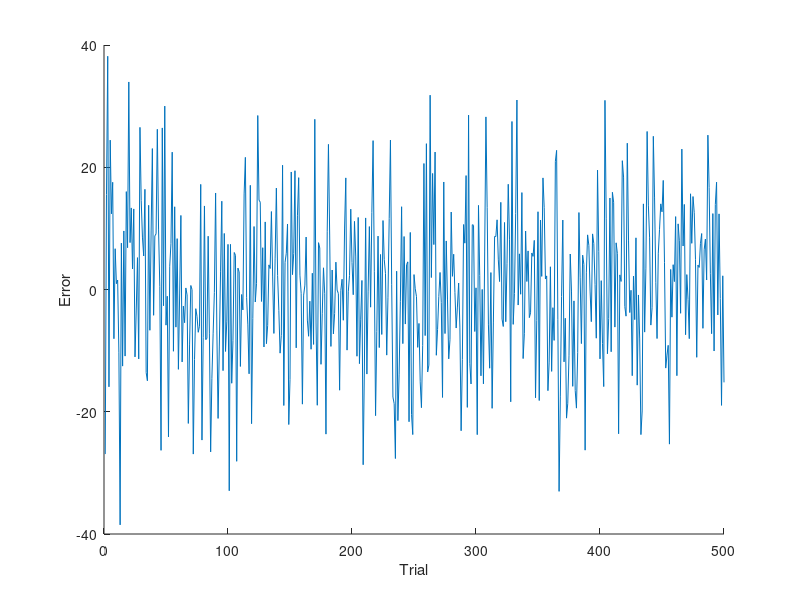
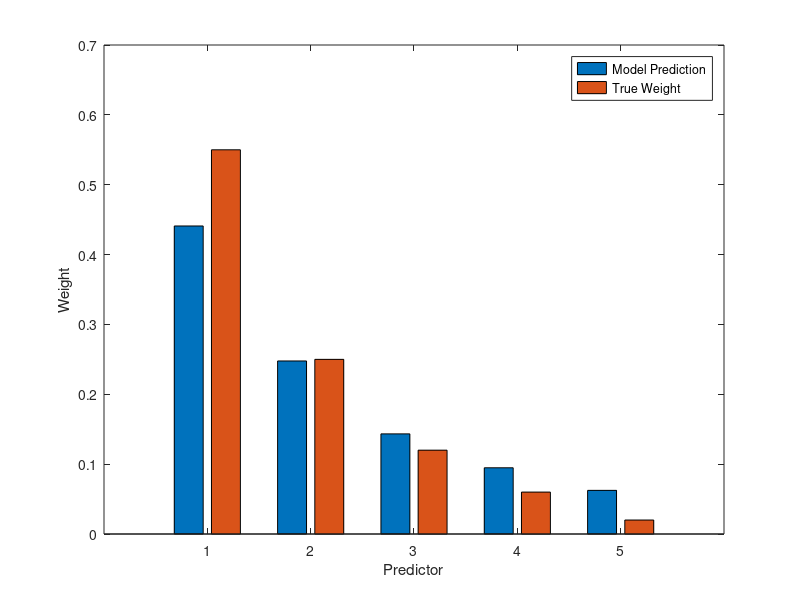

The MATLAB source for these figures, in order:
clear

%% Simulate exemplar
% In this simulation, we assume that agents make predictions by sampling
% the most similar instance they previously experienced, based on the
% euclidean distance between Xs

%% generative parameters ==================================================
% number of dimensions
D = 5;

% regression coefficients
beta = [.55; .25; .12; .06; .02];

% generative function for sampling stimuli 
% note stimulus values are between 0 and 100
gX = @() (rand(D,1))*100;

% noise function
nZ = @() 0 * randn(1);

% number of trials back people can remember
trial_mem = 20;


%% simulate ===============================================================
% initialize learning algorithm
theta = rand(D,1);

T = 500;

 for t = 1:T
     
    % sample X for this trial
    X = gX();
    
    %compute prediction
    if t > 1 && t < trial_mem
        dist = sqrt(sum((x_store - X).^2));
        Rhat = correct_response_store(dist == min(dist));
    elseif t > trial_mem
       dist = sqrt(sum((x_store - X).^2));
       Rhat = correct_response_store(dist == min(dist(t-trial_mem:t-1))); 
    else
        Rhat = 50 + 10*randn(1);
    end
    
    %store Rhats
    Rhat_store(:,t) = Rhat;
    
    %store X's
    x_store(:,t) = X;
    
    %add correct response to store
    correct_response = beta' * X + nZ();
    correct_response_store(t) = correct_response;
    
    %store error
    error = Rhat - correct_response;
    error_store(t) = error;
    
 end

 %% Plot errors over time
figure(1); clf;  hold on;
plot(error_store')
xlabel('Trial')
ylabel('Error')

%% Plot regression weights
thetas = regress(Rhat_store', x_store');

figure
bar([thetas(1) beta(1); thetas(2) beta(2); thetas(3) beta(3); thetas(4) beta(4); thetas(5) beta(5)]);
xlabel('Predictor')
ylabel('Weight')
legend('Model Prediction', 'True Weight')



